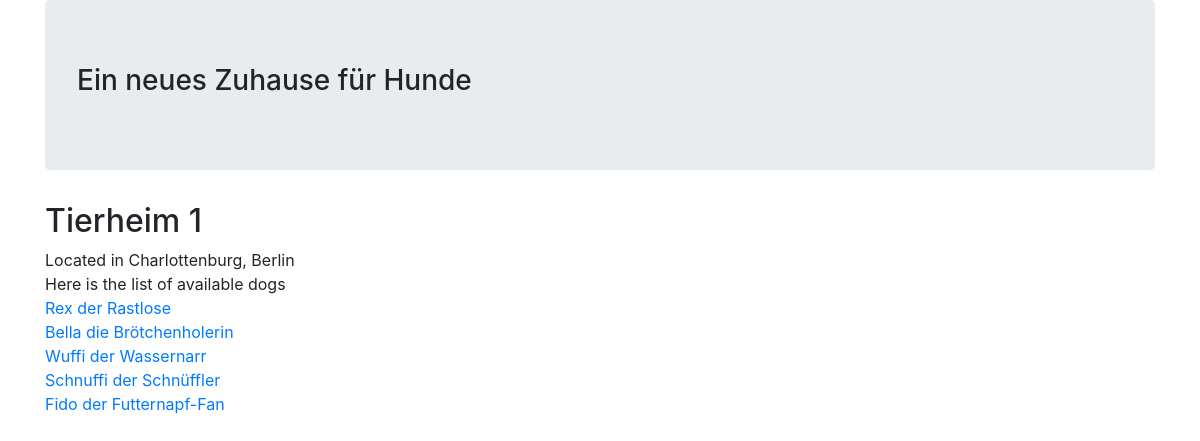
Screenshot of /shelter/3 with the database file from the repository.
### dog_shelters/models.py (models this page shows, shortened)
class Shelter(models.Model):
    name = models.CharField(max_length=200)
    location = models.CharField(max_length=200)

class Dog(models.Model):
    shelter = models.ForeignKey(Shelter, on_delete=models.PROTECT)
    name = models.CharField(max_length=200)
    description = models.TextField()
    intake_date = models.DateTimeField(auto_now_add=True)

### dog_shelters/views.py (the view)
# urls.py: path('shelter/<int:pk>', views.shelter_detail, name='shelter_detail'),
def shelter_detail(request, pk):
    shelter = get_object_or_404(models.Shelter, pk=pk)
    context = {'shelter': shelter}
    return render(request, 'shelter_detail.html', context)

### dog_shelters/templates/shelter_detail.html (shortened to what this page needs)
{% extends 'base.html' %}
{% block content %}
<h2>{{ shelter.name }}</h2>
<div>Located in {{ shelter.location }}</div>
{% if shelter.dog_set.all %}
    <div>Here is the list of available dogs</div>
    {% for dog in shelter.dog_set.all %}
        <div>
            <a href="{% url 'dog_detail' dog.id %}">
                {{dog.name}}
            </a>
        </div>
    {% endfor %}
{% else %}
    <div>This shelter has no dogs available for adoption</div>
{% endif %}
{% endblock %}

### rows the page displays
Shelter: name "Tierheim 1", location "Charlottenburg, Berlin"
Dog: name "Rex der Rastlose"
Dog: name "Bella die Brötchenholerin"
Dog: name "Wuffi der Wassernarr"
Dog: name "Schnuffi der Schnüffler"
Dog: name "Fido der Futternapf-Fan"
